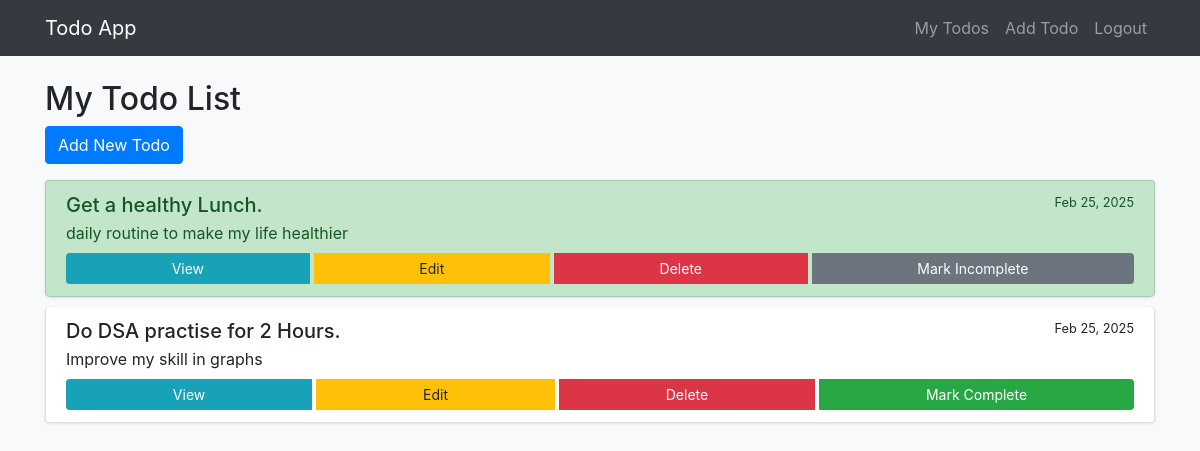
The app's page / (signed in) with its own data.
### todo_app/models.py (models this page shows, shortened)
class Todo(models.Model):
    title = models.CharField(max_length=100)
    description = models.TextField(blank=True)
    created_date = models.DateTimeField(auto_now_add=True)
    completed = models.BooleanField(default=False)
    user = models.ForeignKey(User, on_delete=models.CASCADE, related_name="todos")
    class Meta:
        ordering = ['-created_date']

### todo_app/views.py (the view)
# urls.py: path('', views.todo_list, name='todo_list'),
@login_required
def todo_list(request):
    todos = Todo.objects.filter(user=request.user)
    return render(request, 'todo_app/todo_list.html', {'todos': todos})

### todo_app/templates/todo_app/todo_list.html (shortened to what this page needs)
{% extends 'todo_app/base.html' %}
{% block content %}
<div class="row mb-3">
    <div class="col-md-12">
        <h2>My Todo List</h2>
        <a href="{% url 'todo_create' %}" class="btn btn-primary">Add New Todo</a>
    </div>
</div>
<div class="row">
    <div class="col-md-12">
        {% if todos %}
            <div class="list-group">
                {% for todo in todos %}
                <div class="list-group-item {% if todo.completed %}list-group-item-success{% endif %}">
                    <div class="d-flex w-100 justify-content-between">
                        <h5 class="mb-1">{{ todo.title }}</h5>
                        <small>{{ todo.created_date|date:"M d, Y" }}</small>
                    </div>
                    <p class="mb-1">{{ todo.description|truncatechars:100 }}</p>
                    <div class="btn-group mt-2">
                        <a href="{% url 'todo_detail' todo.pk %}" class="btn btn-sm btn-info">View</a>
                        <a href="{% url 'todo_update' todo.pk %}" class="btn btn-sm btn-warning">Edit</a>
                        <a href="{% url 'todo_delete' todo.pk %}" class="btn btn-sm btn-danger">Delete</a>
                        <a href="{% url 'todo_complete' todo.pk %}" class="btn btn-sm {% if todo.completed %}btn-secondary{% else %}btn-success{% endif %}">
                            {% if todo.completed %}Mark Incomplete{% else %}Mark Complete{% endif %}
                        </a>
                    </div>
                </div>
                {% endfor %}
            </div>
        {% else %}
            <div class="alert alert-info">
                You don't have any todos yet. <a href="{% url 'todo_create' %}">Create one now</a>.
            </div>
        {% endif %}
    </div>
</div>
{% endblock %}

### todo_app/templates/todo_app/base.html (shortened to what this page needs)
<!DOCTYPE html>
<html lang="en">
<head>
    <link rel="stylesheet" href="https://stackpath.bootstrapcdn.com/bootstrap/4.5.2/css/bootstrap.min.css">
    {% load static %}
    <link rel="stylesheet" href="{% static 'css/style.css' %}">
</head>
<body>
    <nav class="navbar navbar-expand-lg navbar-dark bg-dark">
        <div class="container">
            <a class="navbar-brand" href="{% url 'todo_list' %}">Todo App</a>
            <div class="collapse navbar-collapse" id="navbarNav">
                <ul class="navbar-nav ml-auto">
                    {% if user.is_authenticated %}
                    <li class="nav-item">
                        <a class="nav-link" href="{% url 'todo_list' %}">My Todos</a>
                    </li>
                    <li class="nav-item">
                        <a class="nav-link" href="{% url 'todo_create' %}">Add Todo</a>
                    </li>
                    <li class="nav-item">
                        <a class="nav-link" href="{% url 'logout' %}">Logout</a>
                    </li>
                    {% else %}
                    <li class="nav-item">
                        <a class="nav-link" href="{% url 'login' %}">Login</a>
                    </li>
                    {% endif %}
                </ul>
            </div>
        </div>
    </nav>
    <div class="container mt-4">
        {% block content %}{% endblock %}
    </div>
</body>
</html>

### todo_app/static/css/style.css (style rules this page uses)
body { background-color: #f8f9fa; }
.list-group-item { margin-bottom: 10px; border-radius: 5px; box-shadow: 0 1px 3px rgba(0, 0, 0, 0.1); }
.btn-group { display: flex; gap: 5px; }

### records on screen
Todo: title "Get a healthy Lunch.", created_date "Feb 25, 2025", description "daily routine to make my life healthier", completed "Mark Incomplete"
Todo: title "Do DSA practise for 2 Hours.", created_date "Feb 25, 2025", description "Improve my skill in graphs", completed "Mark Complete"
